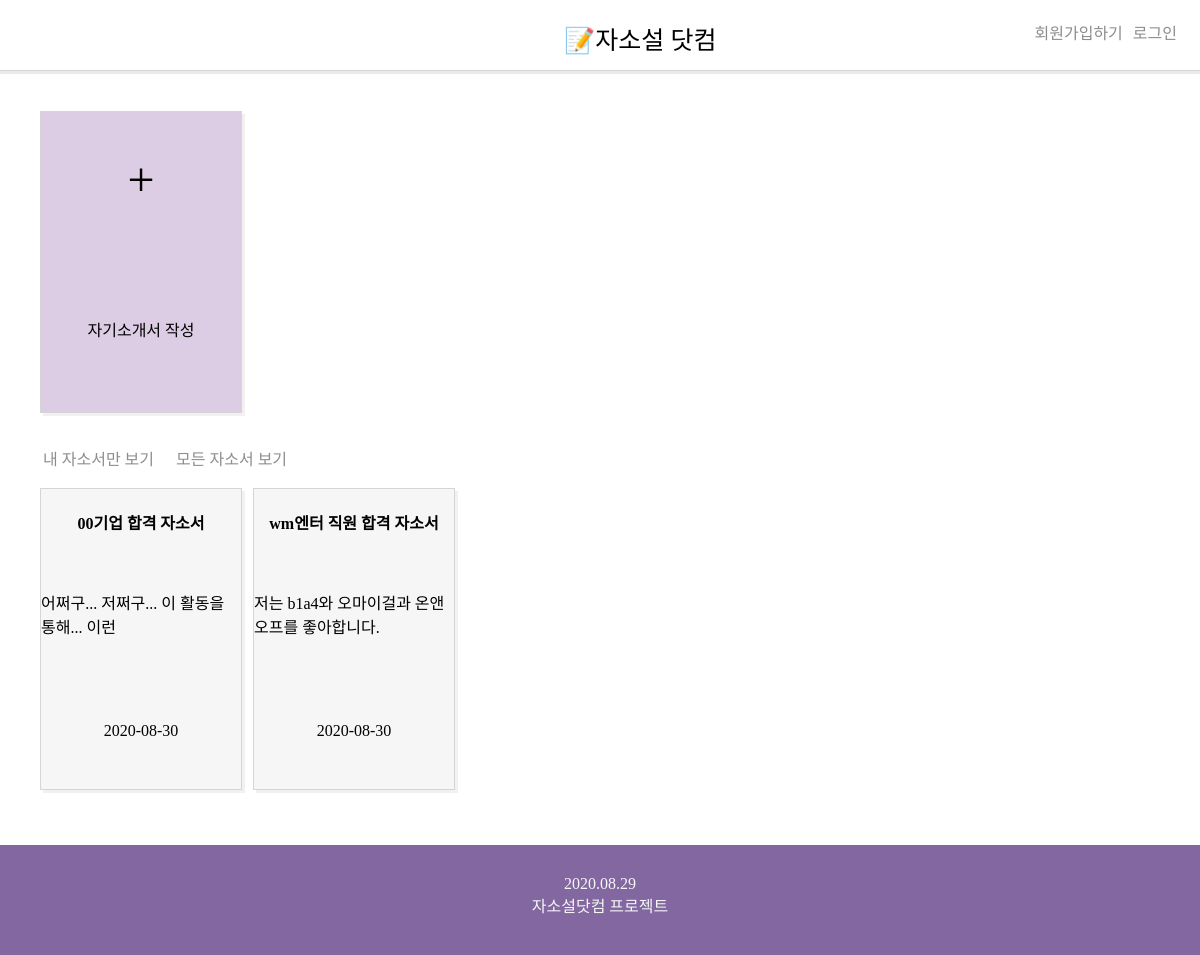
The page / on the database its author committed.
### jssapp/models.py (models this page shows, shortened)
class Jasoseol(models.Model):
    title = models.CharField(max_length=50)
    content = models.TextField()
    upload_at = models.DateTimeField(auto_now=True)
    author = models.ForeignKey(User, on_delete=models.CASCADE)
    def summaryB(self):
        return self.content[:30]

### jssapp/views.py (the view)
# urls.py: path('', views.index, name='index'),
def index(request):
    all_jss = Jasoseol.objects.all()
    return render(request, 'index.html', {'all_jss':all_jss})

### jssapp/templates/index.html (shortened to what this page needs)
{%extends 'tem.html'%}
{%block contents%}
<div class="box">
    <div class="make_jss" onclick="location.href='/create/'">
        <div class="plus_btn">
                +
        </div>
        <p class="create">자기소개서 작성</p>
    </div>
    <br>
    <div class="btn" onclick="location.href='/myindex/'">내 자소서만 보기</div> &nbsp;&nbsp;
    <div class="btn" onclick="location.href='/'">모든 자소서 보기</div><br><br>
    {%for jss in all_jss%}
    <div class="all_jss" onclick="location.href='/detail/{{jss.id}}'">
        <h4 class="title">{{jss.title}}</h4>
        <p>{{jss.summaryB}}</p>
        <p>{{jss.upload_at|date:"Y-m-d"}}</p>
    </div>
    {%endfor%}
</div>
{%endblock%}

### jssapp/static/index.css (style rules this page uses)
body { margin:0 0; padding:0; font-family: 'NanumBarunGothic'; }
.make_jss, .all_jss { width: 200px; height: 300px; border: 1px solid #D5D5D5; display: flex; align-items: center; flex-direction: column; margin-bottom: 15px; margin-right: 7px; box-shadow: 3px 3px #f2f1f2 ; }
.all_jss { display: inline-flex; background-color: #F6F6F6; transition: background-color 1s; }
.make_jss { background-color:#dccce4; transition: background-color 1s; }
.plus_btn { flex:1; display:flex; align-items: center; font-size: 3rem; }
p { flex:1; display: flex; align-items: center; }
.box { margin: 40px; }
.btn { color: #8D8D8D; display: inline; margin: 3px; border-radius: 3px; }

### rows shown on the page
Jasoseol: title "00기업 합격 자소서", summaryB "어쩌구... 저쩌구... 이 활동을 통해... 이런", upload_at "2020-08-30"
Jasoseol: title "wm엔터 직원 합격 자소서", summaryB "저는 b1a4와 오마이걸과 온앤오프를 좋아합니다.", upload_at "2020-08-30"
